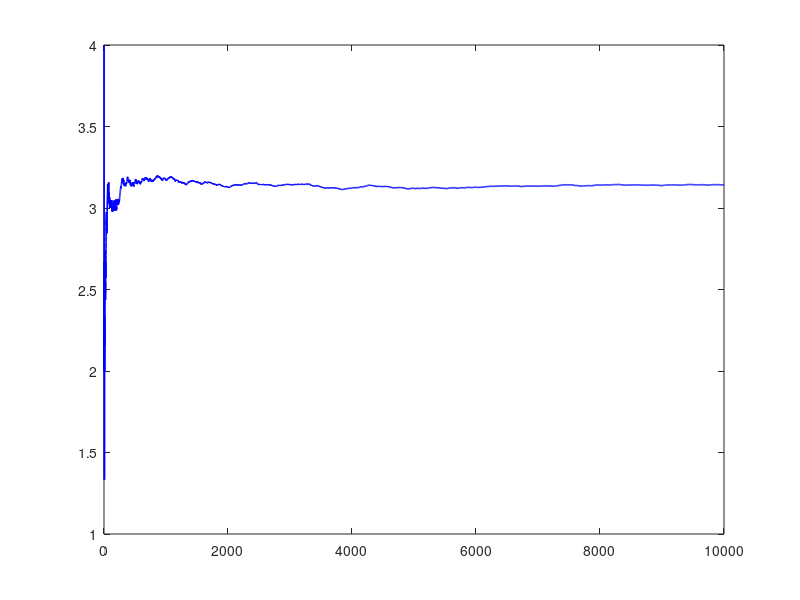

Here is the MATLAB script that generated this plot: (Note: this script raises an error after producing the figure.)
%% Monte Carlo Pi Estimation - IE221 Team Work 3
% This script estimates the value of pi using the Monte Carlo method.
%
% Random points are generated uniformly in the unit square [0,1] x [0,1].
% The ratio of points that fall inside the quarter unit circle is used
% to approximate the value of pi.
%
% INPUTS (script parameters):
%   N - total number of random points generated
%
% OUTPUTS:
%   - Convergence plot of Monte Carlo estimation of pi
%
% This script is documented to satisfy Task 1: Code Documentation.

clear; clc;

%% Parameters
N = 10000;                 % Total number of random points (INPUT)
inside = 0;                % Counter for points inside the quarter circle
pi_estimates = zeros(N,1); % Store pi estimates at each iteration

%% Monte Carlo Simulation
for i = 1:N
    % Generate random point in the unit square
    x = rand;              % Random x-coordinate in [0,1]
    y = rand;              % Random y-coordinate in [0,1]
    
    % Check if the point lies inside the quarter unit circle
    if x^2 + y^2 <= 1
        inside = inside + 1;
    end
    
    % Update pi estimate using current ratio
    pi_estimates(i) = 4 * inside / i;
end

%% Plot convergence of pi estimation
figure;
plot(1:N, pi_estimates, 'b', 'LineWidth', 1.2);
hold on;
yline(pi, 'r--', 'LineWidth', 2);
grid on;

xlabel('Number of points (n)');
ylabel('Estimated \pi');
title('Monte Carlo Estimation of \pi');
legend('Monte Carlo Estimate', 'True Value of \pi');

%% Create folders safely
if ~exist('../results', 'dir')
    mkdir('../results');
end
if ~exist('../results/figures', 'dir')
    mkdir('../results/figures');
end

%% Save figure
saveas(gcf, '../results/figures/pi_estimation.png');
